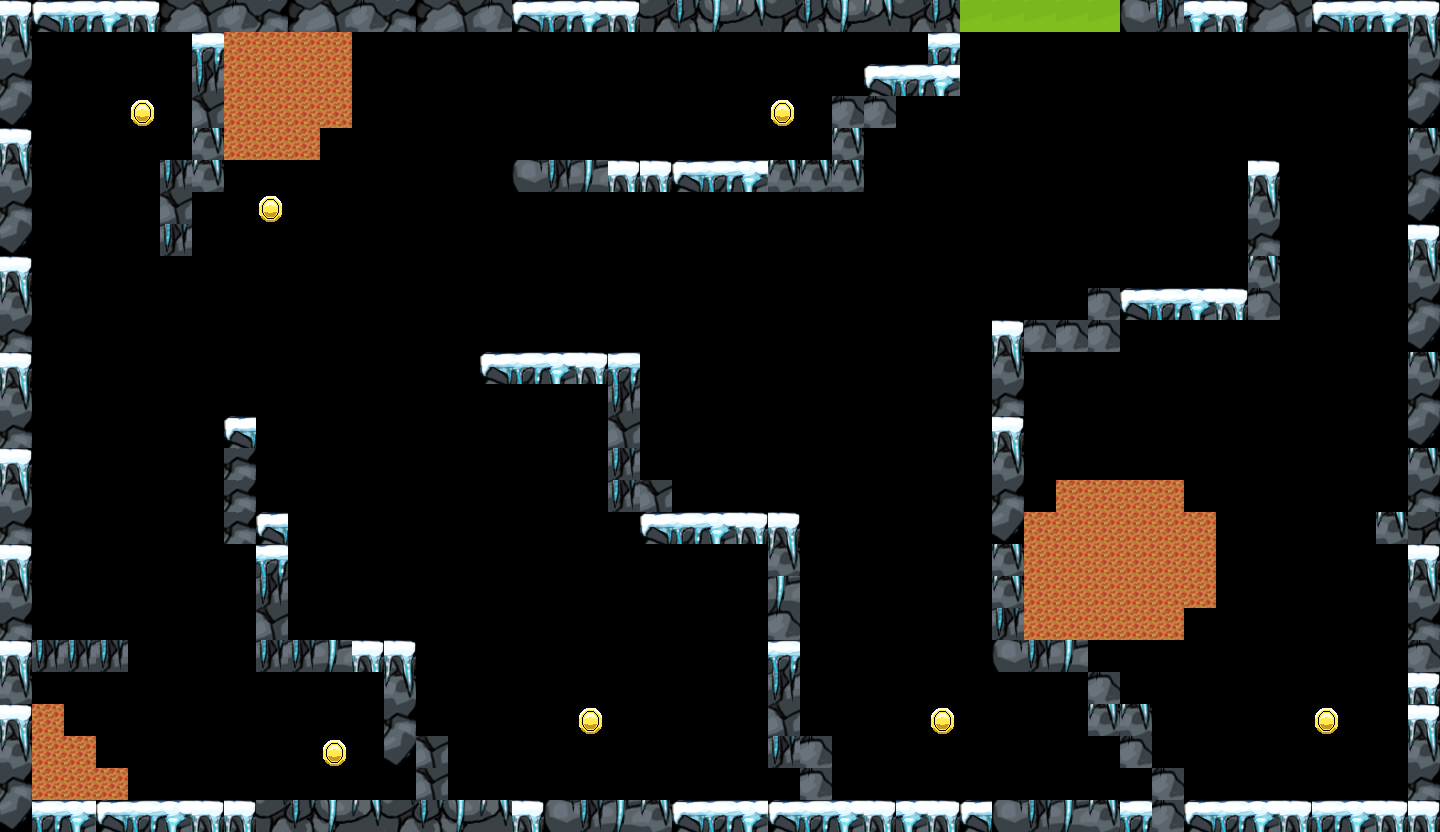

This is a level from a 2D game, rendered from its Tiled map with the project's own tilesets. A one-line summary and the map file follow, with tile-layer data summarised:
An orthogonal 45x26 tile map with 32x32 px tiles, 4 tile layers (walls, coins, lava, exit), 8 tilesets.

<map version="1.10" tiledversion="1.11.2" orientation="orthogonal" renderorder="right-down" width="45" height="26" tilewidth="32" tileheight="32" infinite="0" nextlayerid="11" nextobjectid="1">
 <tileset firstgid="1" source="tiles_spritesheet.tsx" />
 <tileset firstgid="813" source="cash.tsx" />
 <tileset firstgid="814" source="wall.tsx" />
 <tileset firstgid="830" source="move_wall.tsx" />
 <tileset firstgid="846" source="lava.tsx" />
 <tileset firstgid="847" source="wall2.tsx" />
 <tileset firstgid="863" source="portalsSpriteSheet.tsx" />
 <tileset firstgid="864" source="portal2.tsx" />
 <layer id="1" name="walls" width="45" height="26">
  <data>[1170 cells, 236 non-empty, 17 distinct tile ids]</data>
 </layer>
 <layer id="3" name="coins" width="45" height="26">
  <data>[1170 cells, 7 non-empty, 1 distinct tile ids]</data>
 </layer>
 <layer id="4" name="lava" width="45" height="26">
  <data>[1170 cells, 48 non-empty, 1 distinct tile ids]</data>
 </layer>
 <layer id="5" name="exit" width="45" height="26">
  <data>[1170 cells, 5 non-empty, 1 distinct tile ids]</data>
 </layer>
</map>
